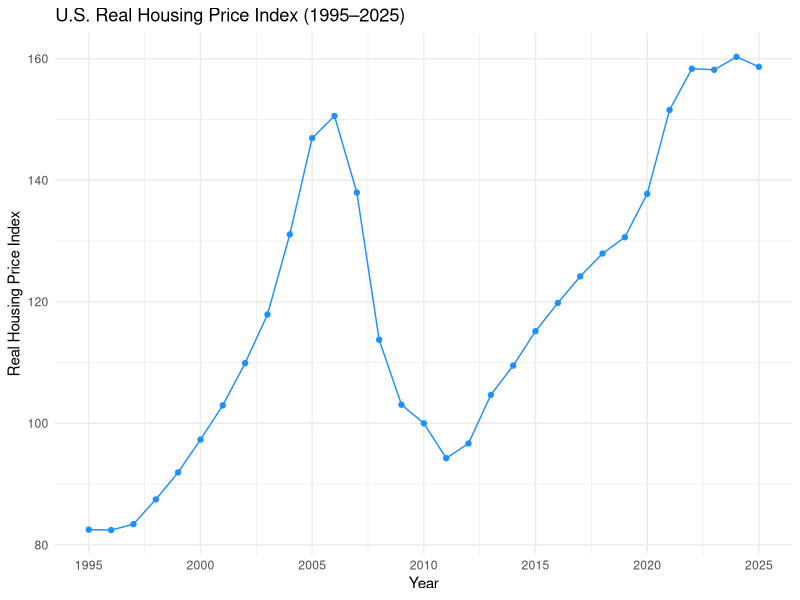

Recreate this plot in R.
library(readr)
library(ggplot2)

QUSR628BIS <- read_csv("QUSR628BIS.csv", show_col_types = FALSE)

year_data <- aggregate(
  QUSR628BIS$QUSR628BIS,
  by = list(year = format(QUSR628BIS$observation_date, "%Y")),
  FUN = mean
)

colnames(year_data) <- c("year", "Real_Housing_Index")

year_data$year <- as.numeric(year_data$year)
year_data <- subset(year_data, year >= 1995 & year <= 2025)

print(colnames(year_data))

print(
  ggplot(year_data, aes(x = year, y = Real_Housing_Index)) +
    geom_line(color = "dodgerblue") +
    geom_point(color = "dodgerblue") +
    labs(
      x = "Year",
      y = "Real Housing Price Index",
      title = "U.S. Real Housing Price Index (1995–2025)"
    ) +
    scale_x_continuous(breaks = seq(1995, 2025, by = 5)) +
    theme_minimal()
)

year_data

if (!require(knitr)) install.packages("knitr")
library(knitr)

year_data$Real_Housing_Index <- round(year_data$Real_Housing_Index, 1)

knitr::kable(
  year_data,
  col.names = c("Year", "Real Housing Price Index"),
  caption = "Average Annual Real Housing Price Index (1995–2025)"
)
